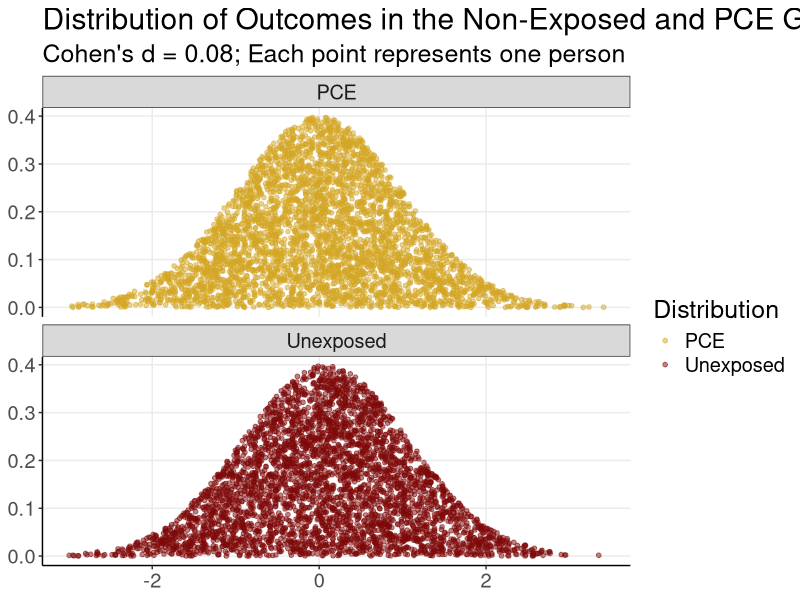
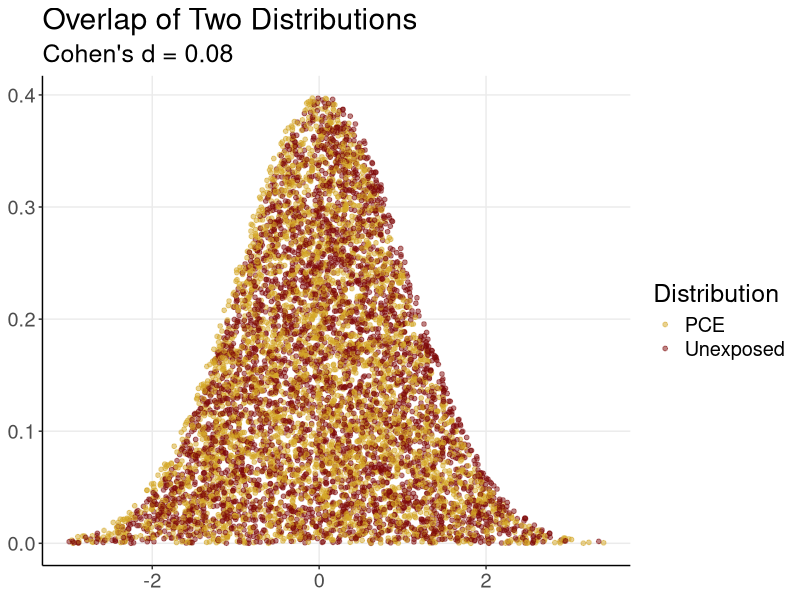
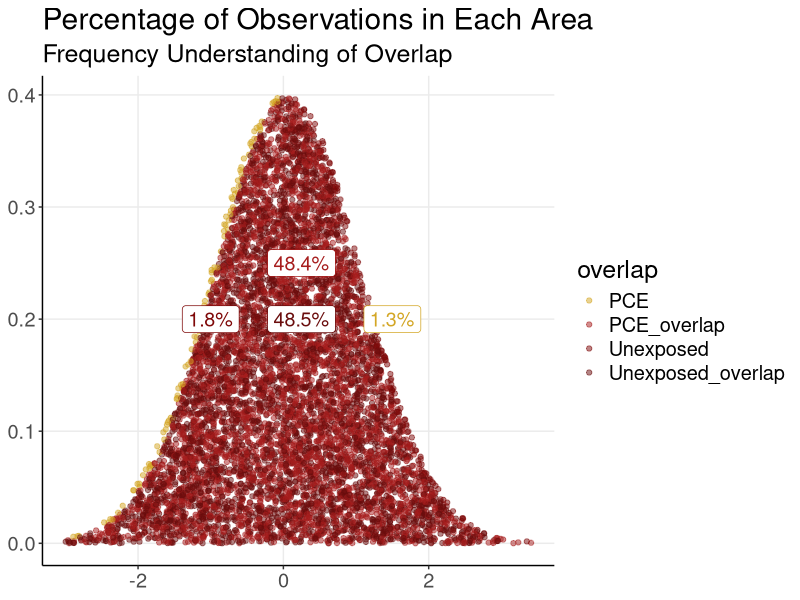

R code for these plots, in order:
## ---- chunk 1
knitr::opts_chunk$set(
  echo = TRUE, message = FALSE, warning = FALSE, error = FALSE,
  comment = NA, cache = TRUE,
  R.options = list(width = 220, digits = 3),
  fig.align = "center",
  out.width = "75%", fig.asp = .75
)
## ---- chunk 2
library(dplyr)
library(tidyr)
library(ggplot2)
library(ggthemes)
## ---- chunk 3
effect_size <- 0.08

# Gryffindor color palette
gryffindor_red <- "#7F0909"
gryffindor_gold <- "#D3A625"
gryffindor_red_dark <- "#6A0D0D"
gryffindor_red_light <- "#A61D1D"

# Define color scale
scale_color_rpsy <- scale_color_manual(values = c(
  "Unexposed" = gryffindor_red,
  "PCE" = gryffindor_gold,
  "Unexposed_overlap" = gryffindor_red_dark,
  "PCE_overlap" = gryffindor_red_light
))

# Simulate distributions with Monte Carlo integration
set.seed(4443451)
overlap_fun <- function(x) pmin(dnorm(x, 0, 1), dnorm(x, effect_size, 1))

n <- 10000
d <- data.frame(x = runif(n, -3, 3.5),
                PCE = runif(n, 0, 0.4),
                Unexposed = runif(n, 0, 0.4)) %>%
  mutate(
    PCE = ifelse(PCE <= dnorm(x, 0, 1), PCE, NA),
    Unexposed = ifelse(Unexposed <= dnorm(x, effect_size, 1), Unexposed, NA)
  )

d_long <- d %>%
  pivot_longer(cols = -x, names_to = "Distribution", values_to = "y") %>%
  mutate(
    overlap = ifelse(y <= overlap_fun(x), paste0(Distribution, "_overlap"), Distribution),
    overlap = factor(overlap)
  ) %>%
  filter(!is.na(y))
## ---- chunk 4
d_long %>%
  ggplot(aes(x, y, color = Distribution)) + 
  geom_point(alpha = 0.5, size = 1.3) +
  facet_wrap(~ Distribution, ncol = 1) +
  labs(title = "Distribution of Outcomes in the Non-Exposed and PCE Groups",
       subtitle = "Cohen's d = 0.08; Each point represents one person") +
  scale_color_rpsy +
  theme_bw() +
  theme(
    text = element_text(size = 18),
    panel.border = element_blank(),
    panel.grid.minor = element_blank(),
    axis.line.x = element_line(),
    axis.line.y = element_line(),
    axis.title = element_blank()
  )
## ---- chunk 5
plot <- d_long %>%
  ggplot(aes(x, y, color = Distribution)) +
  geom_point(alpha = 0.5, size = 1.3) +
  labs(title = "Overlap of Two Distributions", subtitle = "Cohen's d = 0.08") +
  scale_color_rpsy +
  theme_bw() +
  theme(
    text = element_text(size = 18),
    panel.border = element_blank(),
    panel.grid.minor = element_blank(),
    axis.line.x = element_line(),
    axis.line.y = element_line(),
    axis.title = element_blank()
  )

plot
## ---- chunk 6
labels <- d_long %>% 
  group_by(overlap) %>% 
  summarise(n = n(), .groups = "drop") %>% 
  mutate(
    prop = paste0(round(n / sum(n) * 100, 1), "%"),
    x = c(1.5, 0.25, -1, 0.25),
    y = c(0.2, 0.25, 0.2, 0.2)
  )

d_long %>% 
  ggplot(aes(x, y, color = overlap)) +
  geom_point(alpha = 0.5) +
  geom_label(data = labels, aes(x = x, y = y, label = prop, color = overlap),
             vjust = "center", show.legend = FALSE, size = 5) +
  labs(title = "Percentage of Observations in Each Area",
       subtitle = "Frequency Understanding of Overlap") +
  scale_color_rpsy +
  theme_bw() +
  theme(
    text = element_text(size = 18),
    panel.border = element_blank(),
    panel.grid.minor = element_blank(),
    axis.line.x = element_line(),
    axis.line.y = element_line(),
    axis.title = element_blank()
  )
